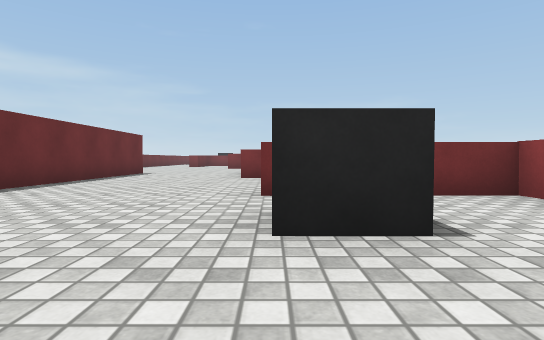
View 1 (above)

13 first-person views from a walk through a scene from a Unity 3-D project. The camera is 0.48 m above the floor, tilts 2° down and sees 80° across. The floor is counted in squares, 1 m on a side. Each view is taken from the middle of a square. On the plan, view 1 faces up. The plan holds only what a view shows up to about 9 squares ahead; the rest is blank. The place goes on beyond the plan. The player is left out. Surface patterns are stand-ins for the level's own textures.

View 2
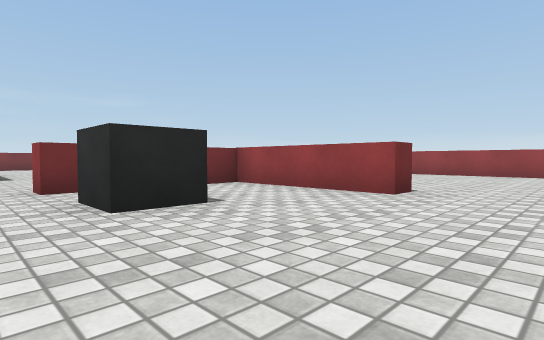

View 3
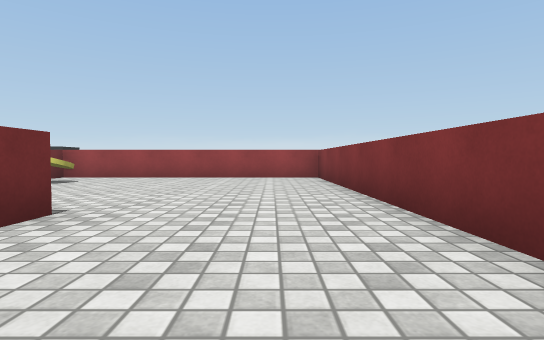

View 4
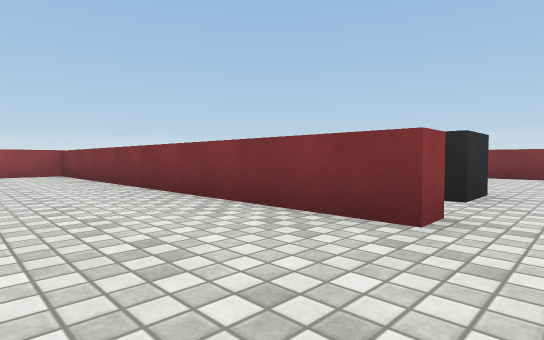

View 5
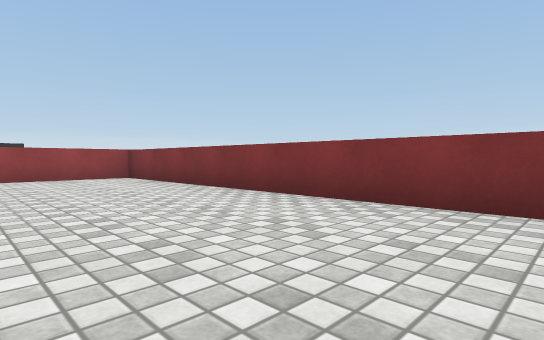

View 6
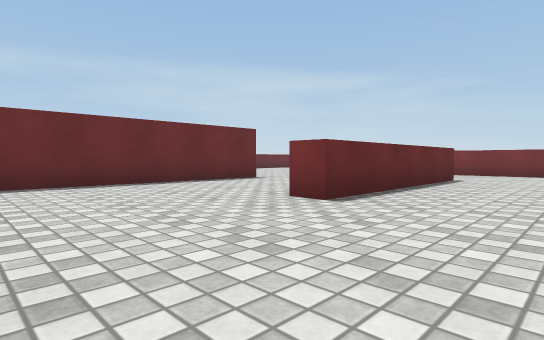

View 7
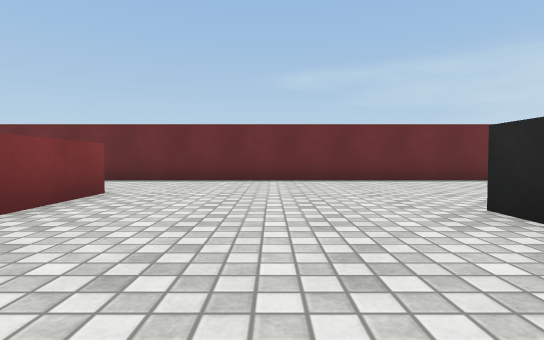

View 8
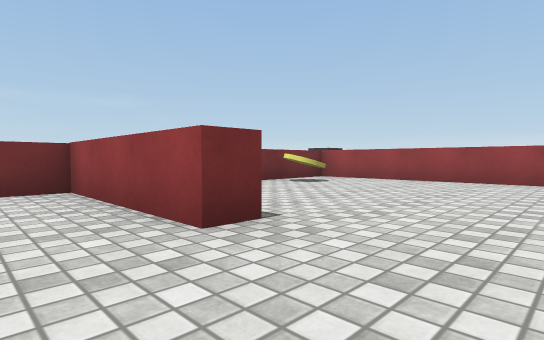

View 9
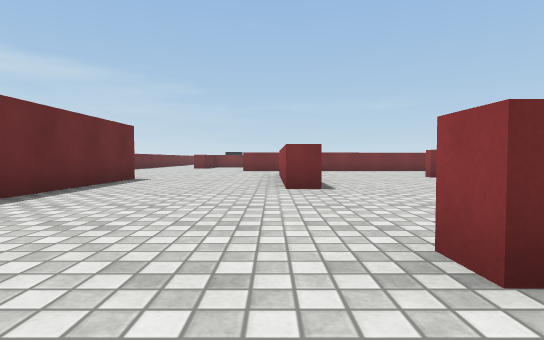

View 10
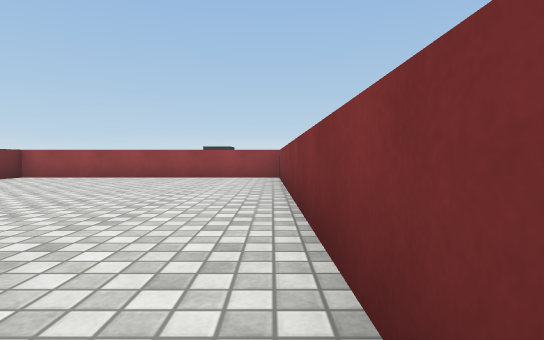

View 11
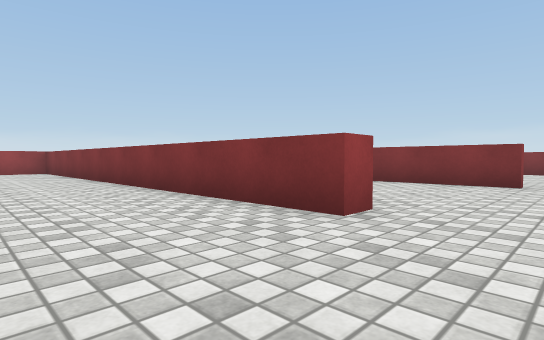

View 12
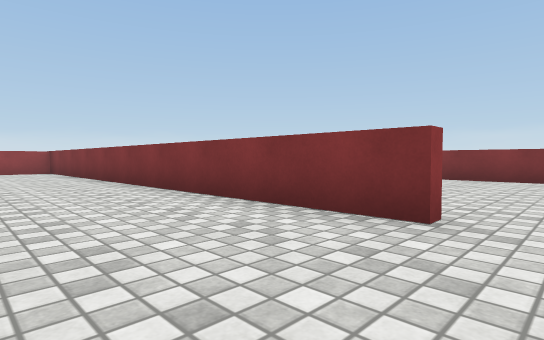

View 13
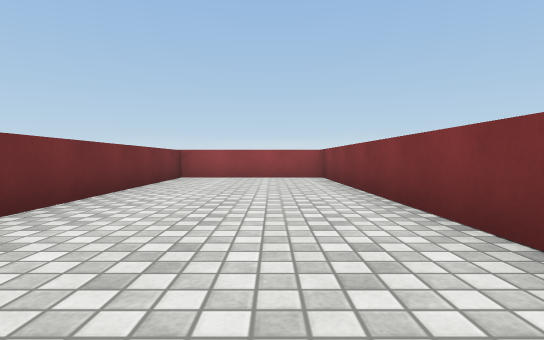

### Floor plan
Points are (right, up) in squares from view 1. A wall is a line through its corners. A room is listed if a view was taken in it or the views show most of it. See-through windows are left out.
Room 1 (views 1, 2, 3, 4, 5, 6, 7, 8, 9, 10, 11)
walls: (0.4, 4.2) (-0.1, 4.2) (-0.1, 4.7) (9.3, 4.8) (9.3, 11.4) (8.5, 11.4); (3.9, 0.9) (3.2, 0.9) (3.2, 4.2) (2, 4.2); (-0.8, 8.4) (-0.8, 10.9); (-0.2, 11.5) (-0.2, 8.1) (-0.9, 8.1); (-1.5, -2.3) (9.3, -2.2) (9.3, 4.3) (6.9, 4.3); (-4.3, 10.8) (-4.3, -2.6)
ways out: opening at (-2.5, -3) to room 2; opening at (-4, 11)
objects: cube (0, 2) to (1, 3); yellow coin (8, 3)
Room 2 (views 12, 13)
walls: (-1.5, -2.9) (-1.5, -2.3); (-2.2, -6.5) (9.3, -6.3) (9.3, -2.7) (3.6, -2.8); (-4.3, -2.6) (-4.3, -3.8)
ways out: opening at (-2.5, -3) to room 1; opening at (-3, -7)

Where each view was taken, in squares from view 1:
view 1: 0 up, 0 right, facing up
view 2: 1 down, 1 left, facing up-right
view 3: 1 down, 1 right, facing right
view 4: 7 up, 1 left, facing down-right
view 5: 8 up, 1 right, facing down-right
view 6: 5 up, 2 right, facing up-left
view 7: 0 up, 3 right, facing left
view 8: 1 down, 2 right, facing up-right
view 9: 3 up, 1 left, facing up
view 10: 5 up, 1 right, facing right
view 11: 0 up, 3 left, facing down-right
view 12: 4 down, 3 left, facing down-right
view 13: 5 down, 1 right, facing right
